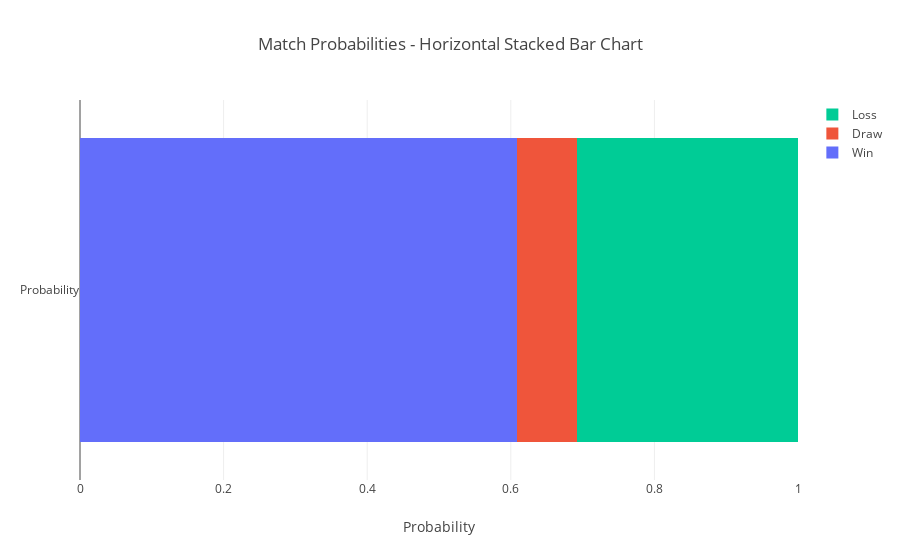

Notebook code cell kept with this figure:
### Code cell
#horizontal stacked bar graph
labels = ['Win', 'Draw', 'Loss']
values = [combined_predict[2], combined_predict[1], combined_predict[0]]  
colors = ['#636EFA', '#EF553B', '#00CC96']

fig = go.Figure()

fig.add_trace(go.Bar(
    y=['Probability'], 
    x=[values[0]], 
    name='Win',
    orientation='h',
    marker=dict(color=colors[0])  
))

fig.add_trace(go.Bar(
    y=['Probability'],
    x=[values[1]], 
    name='Draw',
    orientation='h',
    marker=dict(color=colors[1])  
))

fig.add_trace(go.Bar(
    y=['Probability'],
    x=[values[2]],  
    name='Loss',
    orientation='h',
    marker=dict(color=colors[2]) 
))

fig.update_layout(
    barmode='stack',
    title='Match Probabilities - Horizontal Stacked Bar Chart',
    xaxis_title='Probability',
    yaxis_title='',
    xaxis=dict(range=[0, 1]), 
    showlegend=True
)

fig.show()

### Figure 1 — Plotly figure (JSON) as saved in the notebook; plotly's stock layout.template omitted (floating-point values rounded to 4 significant figures)
{"data": [{"marker": {"color": "#636EFA"}, "name": "Win", "orientation": "h", "type": "bar", "x": [0.6088], "y": ["Probability"]}, {"marker": {"color": "#EF553B"}, "name": "Draw", "orientation": "h", "type": "bar", "x": [0.08393], "y": ["Probability"]}, {"marker": {"color": "#00CC96"}, "name": "Loss", "orientation": "h", "type": "bar", "x": [0.3073], "y": ["Probability"]}], "layout": {"autosize": true, "barmode": "stack", "showlegend": true, "title": {"text": "Match Probabilities - Horizontal Stacked Bar Chart"}, "xaxis": {"range": [0, 1], "title": {"text": "Probability"}, "type": "linear"}, "yaxis": {"autorange": true, "range": [-0.5, 0.5], "title": {"text": ""}, "type": "category"}}}
